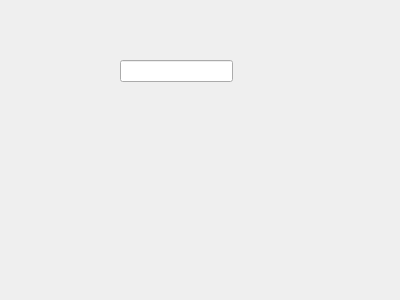
<?xml version="1.0" encoding="UTF-8"?>
<ui version="4.0">
 <class>D</class>
 <widget class="QDialog" name="D">
  <property name="geometry">
   <rect>
    <x>0</x>
    <y>0</y>
    <width>400</width>
    <height>300</height>
   </rect>
  </property>
  <property name="windowTitle">
   <string>Dialog</string>
  </property>
  <widget class="QLineEdit" name="lineEdit">
   <property name="geometry">
    <rect>
     <x>120</x>
     <y>60</y>
     <width>113</width>
     <height>22</height>
    </rect>
   </property>
  </widget>
  <widget class="QLabel" name="label_3">
   <property name="geometry">
    <rect>
     <x>-10</x>
     <y>0</y>
     <width>411</width>
     <height>301</height>
    </rect>
   </property>
   <property name="text">
    <string/>
   </property>
   <property name="pixmap">
    <pixmap>../../../../shutterstock_117385867.jpg</pixmap>
   </property>
  </widget>
  <zorder>label_3</zorder>
  <zorder>lineEdit</zorder>
 </widget>
 <resources/>
 <connections/>
</ui>
